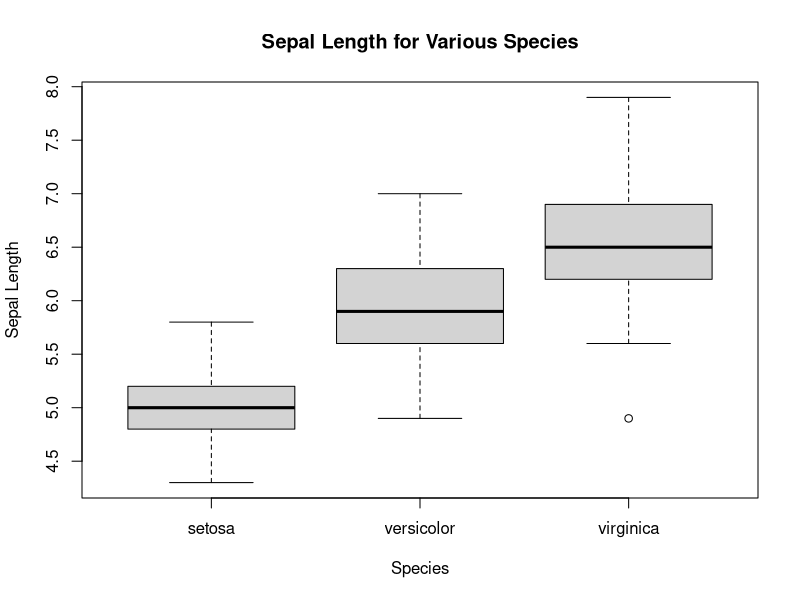
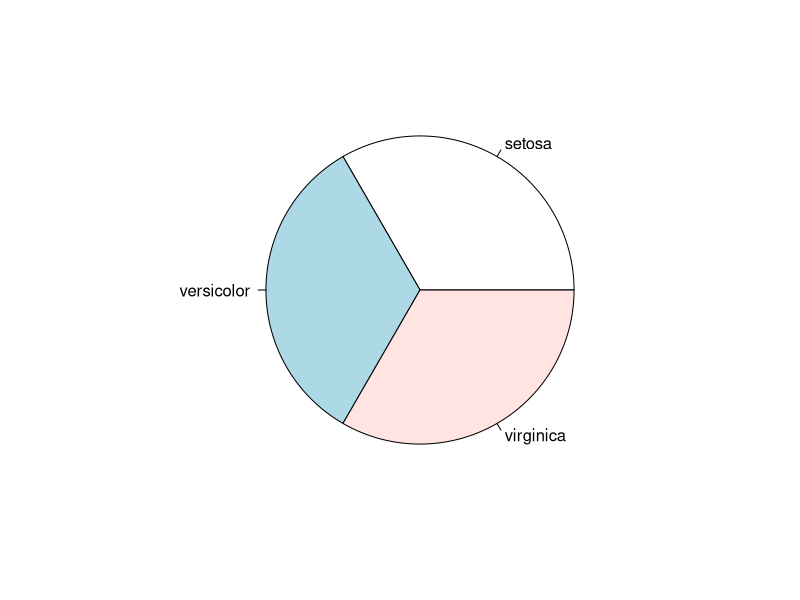
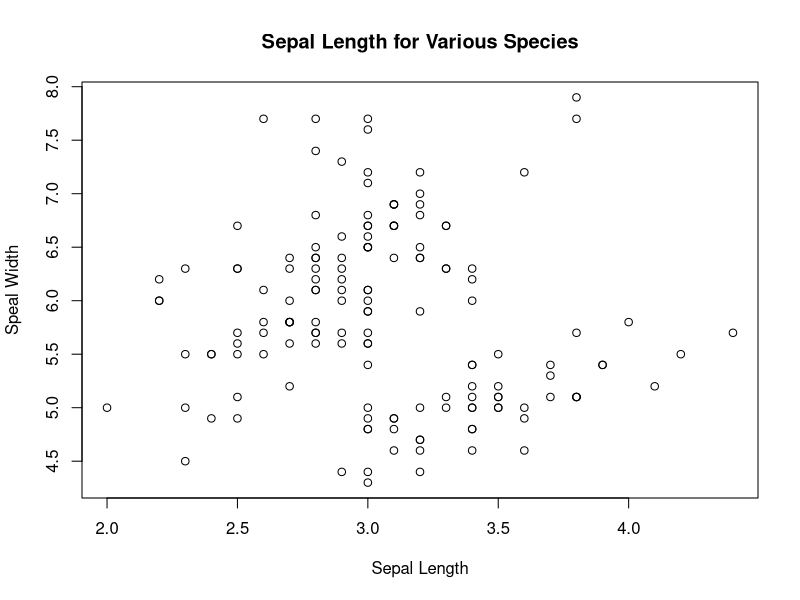
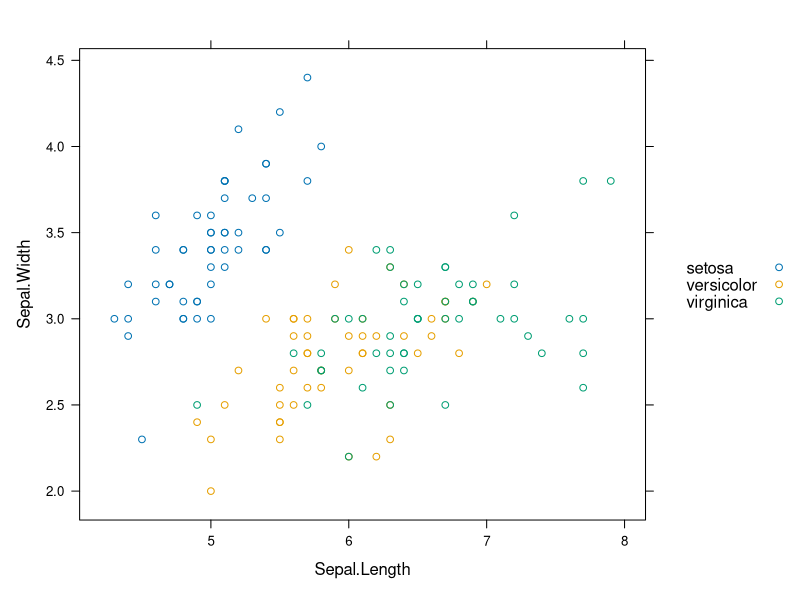
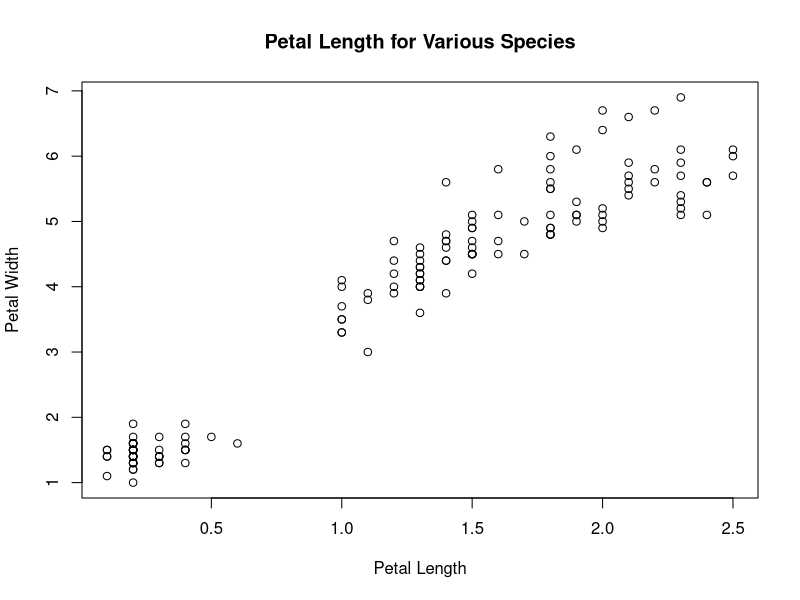
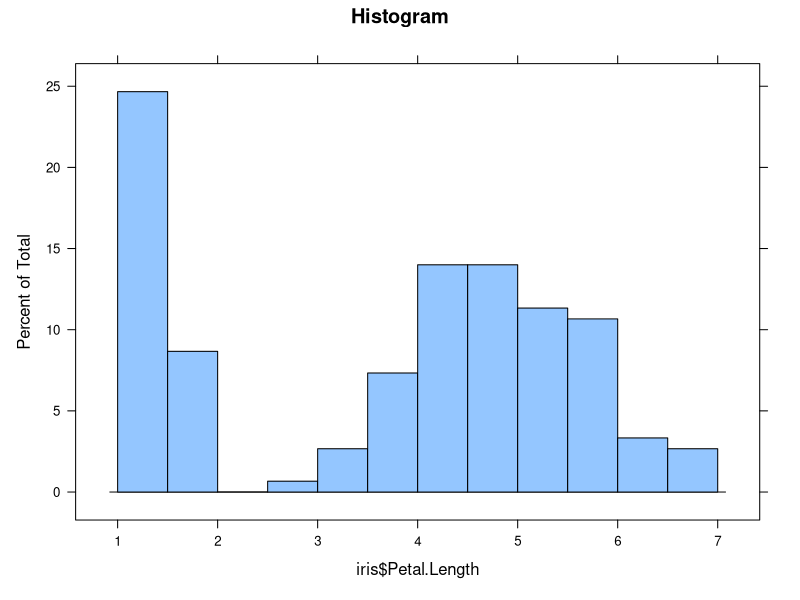
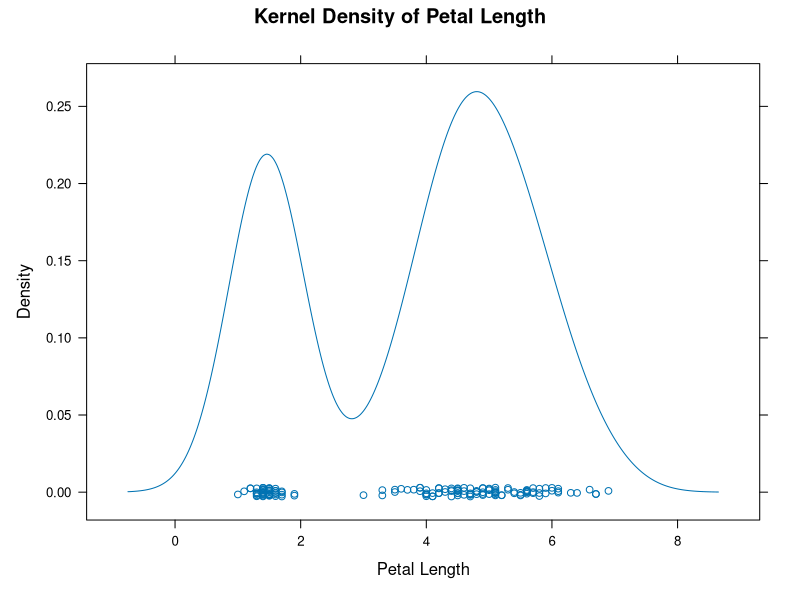
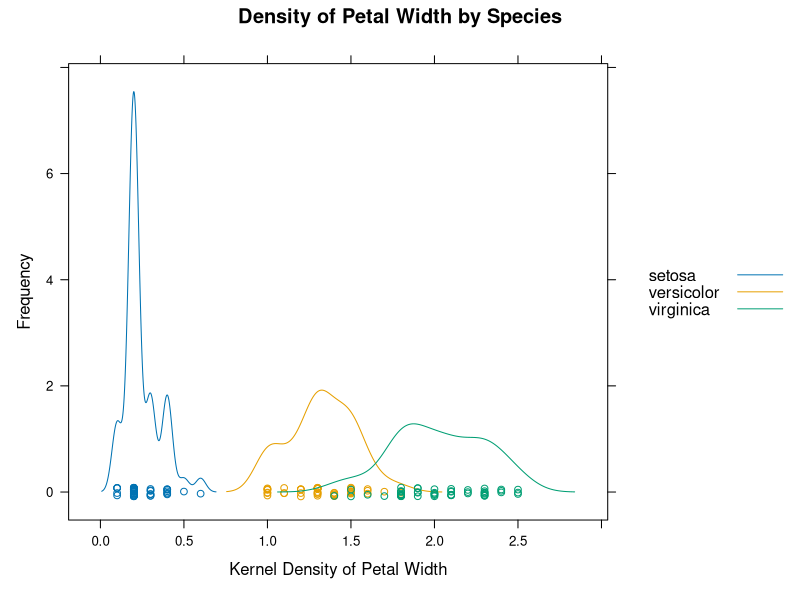

Write R code to recreate these figures, in order.
library(lattice)
library(GGally)

data (iris)
head (iris)

#core graphics
boxplot (
  Sepal.Length ~ Species,
  data=iris,
  main="Sepal Length for Various Species",
  xlab="Species",
  ylab="Sepal Length"
)

pie(table(iris$Species))

plot (
  Sepal.Length ~ Sepal.Width,
  data=iris,
  main="Sepal Length for Various Species",
  xlab="Sepal Length",
  ylab="Speal Width"
)

xyplot (
  Sepal.Width ~ Sepal.Length,
  data=iris,
  groups=Species,
  auto.key=TRUE
)

plot (
  Petal.Length ~ Petal.Width,
  data=iris,
  main="Petal Length for Various Species",
  xlab="Petal Length",
  ylab="Petal Width"
)

histogram (
  iris$Petal.Length, breaks = 10, main= "Histogram"
           )

densityplot(
  iris$Petal.Length, main="Kernel Density of Petal Length", xlab = "Petal Length"
)

densityplot( 
  ~ Petal.Width, data = iris,
  groups = Species,
  auto.key = TRUE,
  xlab = "Kernel Density of Petal Width",
  ylab = "Frequency",
  main = list (label = "Density of Petal Width by Species")
)


pairs(
  iris[,1:4],
  main = "Scatterplot Matrix"
)

splom (iris[1:4],
       groups = iris$Species)

ggpairs(iris,
        ggplot2::aes(color=Species))

